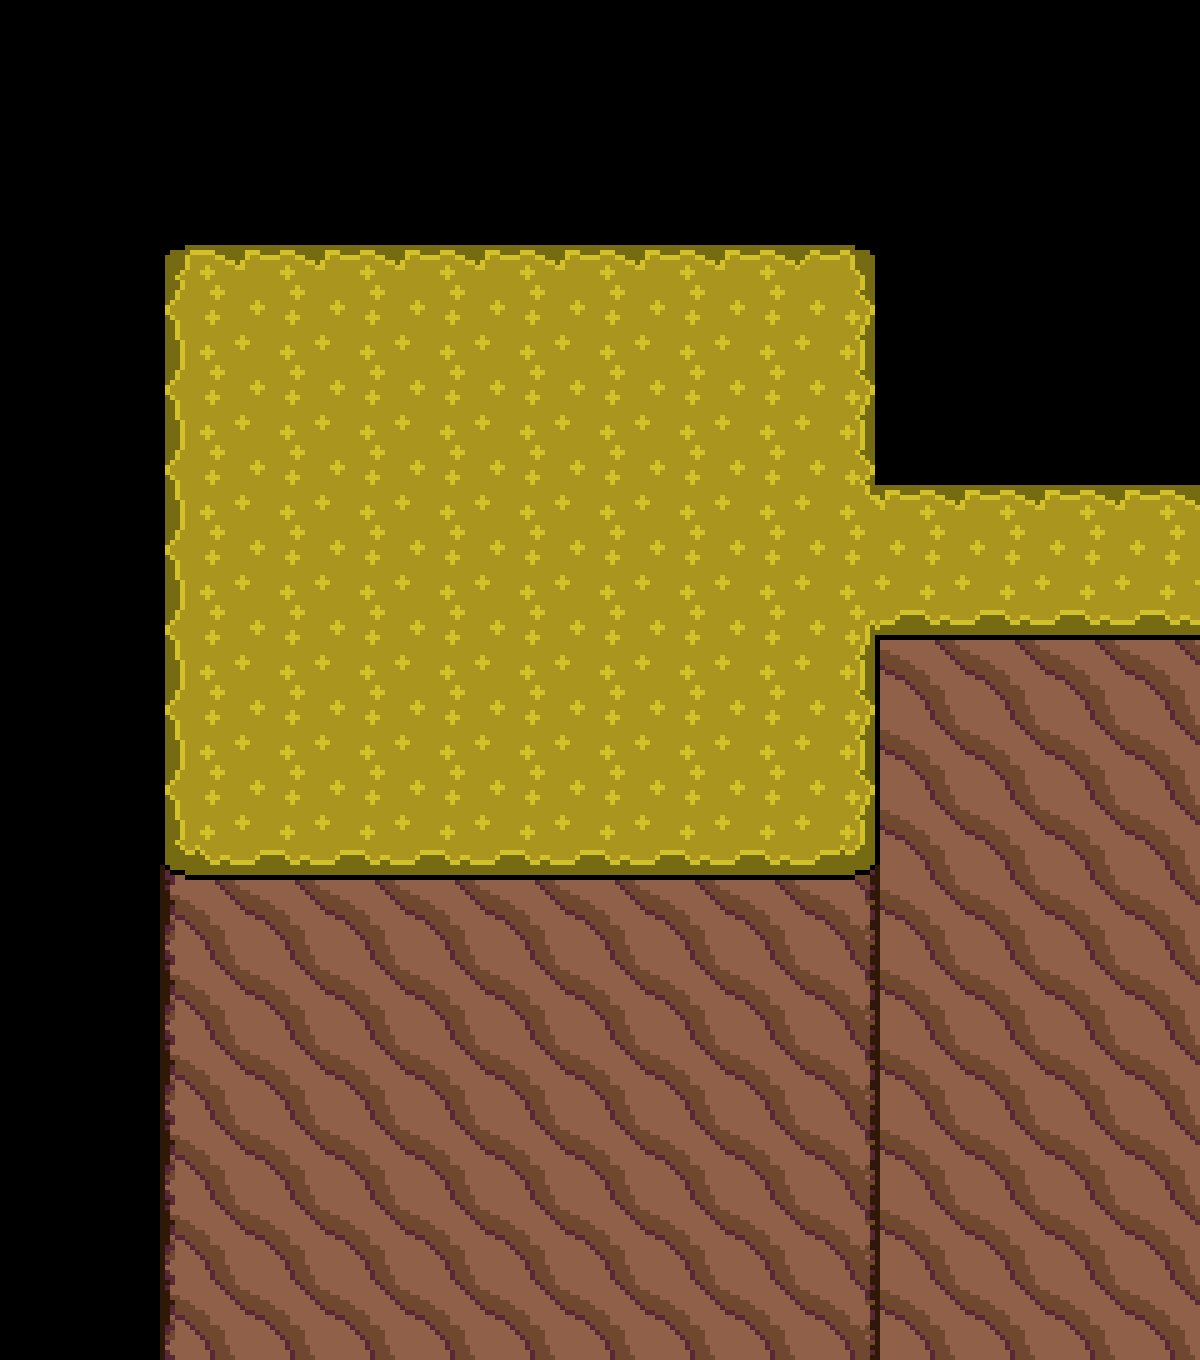

This game map was drawn from its Tiled (.tmx) file and the tilesets committed beside it. A one-line description and the full map source follow:
An orthogonal 15x17 tile map with 80x80 px tiles, 1 tile layer (Tile Layer 1).

<map version="1.2" tiledversion="1.3.1" orientation="orthogonal" renderorder="right-down" compressionlevel="0" width="15" height="17" tilewidth="80" tileheight="80" infinite="0" nextlayerid="2" nextobjectid="1">
 <tileset firstgid="1" source="Cavi Cape.tsx" />
 <layer id="1" name="Tile Layer 1" width="15" height="17">
  <data encoding="csv">
0,0,0,0,0,0,0,0,0,0,0,0,0,0,0,
0,0,0,0,0,0,0,0,0,0,0,0,0,0,0,
0,0,0,0,0,0,0,0,0,0,0,0,0,0,0,
0,0,1,2,2,2,2,2,2,2,3,0,0,0,0,
0,0,6,7,7,7,7,7,7,7,8,0,0,0,0,
0,0,6,7,7,7,7,7,7,7,8,0,0,0,0,
0,0,6,7,7,7,7,7,7,7,9,2,2,2,2,
0,0,6,7,7,7,7,7,7,7,4,12,12,12,12,
0,0,6,7,7,7,7,7,7,7,8,17,17,17,17,
0,0,6,7,7,7,7,7,7,7,8,17,17,17,17,
0,0,11,12,12,12,12,12,12,12,13,17,17,17,17,
0,0,16,17,17,17,17,17,17,17,18,17,17,17,17,
0,0,16,17,17,17,17,17,17,17,18,17,17,17,17,
0,0,16,17,17,17,17,17,17,17,18,17,17,17,17,
0,0,16,17,17,17,17,17,17,17,18,17,17,17,17,
0,0,16,17,17,17,17,17,17,17,18,17,17,17,17,
0,0,16,17,17,17,17,17,17,17,18,17,17,17,17
</data>
 </layer>
</map>
